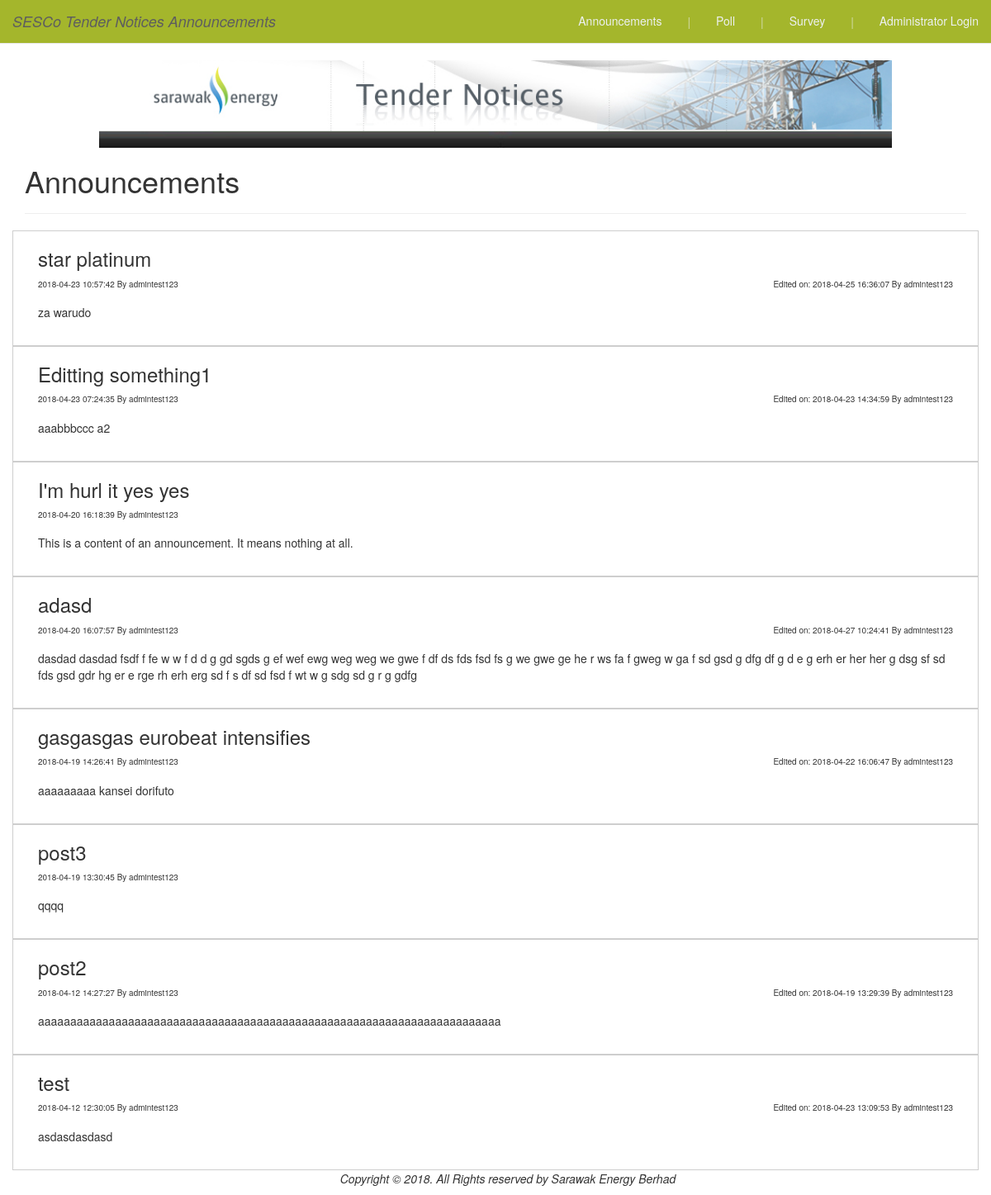
The page / on the database its author committed.
### tables this page shows
CREATE TABLE `announcement` (
  `announcementID` int(7) NOT NULL,
  `announcementTitle` varchar(50) NOT NULL,
  `announcementContent` text NOT NULL,
  `publishedDate` datetime NOT NULL,
  `editedDate` datetime DEFAULT NULL,
  `editedBy` varchar(15) DEFAULT NULL,
  `postedBy` text NOT NULL,
  `postDeleted` tinyint(1) NOT NULL DEFAULT '0'
);

### dbcontroller.php (called while the page is built, shortened)
<?php
class DBController {
	private $host = "localhost";
	private $user = "root";
	private $password = "";
	private $database = "sarawaktenderapplication_db";
	private $conn;
	function __construct() {
		$this->conn = $this->connectDB();
	}
	function connectDB() {
        try{
            $opt = array(PDO::ATTR_ERRMODE            => PDO::ERRMODE_EXCEPTION);
            $conn = new PDO("mysql:host=". $this->host . ";dbname=" . $this->database . ";charset=utf8mb4", $this->user, $this->password, $opt);
            return $conn;
        }catch(PDOException $e){
        }
	}
    function getConn() {
        return $this->conn;
    }
}
?>

### process_announcementPage.php (called while the page is built, shortened)
<?php
	require_once("dbcontroller.php");
	$db_handle = new DBController();
    $query = $db_handle->getConn()->prepare("SELECT announcementID, announcementTitle, announcementContent, publishedDate, editedDate, editedBy, postedBy FROM announcement WHERE postDeleted = false ORDER BY publishedDate DESC");
    $query->execute();
    $results = $query->fetchAll();
?>

### index.php (the view, shortened to what this page needs)
<!DOCTYPE html>
<html>
    <head>
        <link href="css/bootstrap.min.css" rel="stylesheet" />
        <link href="css/stylesheet.css" rel="stylesheet" />
        <link href="//maxcdn.bootstrapcdn.com/font-awesome/4.2.0/css/font-awesome.min.css" rel="stylesheet">
        <link rel="stylesheet" href="http://fortawesome.github.io/Font-Awesome/assets/font-awesome/css/font-awesome.css">
    </head>
    <body>
        <?php
        include("header.php");
        include("process_announcementPage.php");
        ?>
        <div class="container">
            <div class="row">
                <div class="col-xs-12">
                <h1>Announcements</h1>
                    <hr/>
                </div>
            </div>
            <?php
            $index = 0;
            if(count($results) > 0){
                foreach($results as $announcement){
                    if($index == 0){
                        echo '<div class="row">';
                    }
                    $index += 1;
                    if(!empty($announcement["editedBy"])){
                        $edited = 'Edited on: ' . $announcement["editedDate"] . ' By ' . $announcement["editedBy"];
                    } else{
                        $edited = "";
                    }
                    echo
                        '<div class="col-md-12">
                        <div class="row" style="border:1px solid #cecece;">
                            <div class="col-xs-12">
                                <div class="col-md-12"><h3>' . $announcement["announcementTitle"] . '</h3>
                                </div>
                                <div class="col-md-3" style="padding-bottom:7px;">
                                <p style="font-size:10px">' . $announcement["publishedDate"] . ' By ' . $announcement["postedBy"] . '</p>
                                </div>
                                <div class="col-md-9 text-right" style="padding-bottom:7px;">
                                <p style="font-size:10px;">' . $edited . '</p>
                                </div>
                                <div class="col-md-12" style="padding-bottom:7px;">
                                <p>' . $announcement["announcementContent"] . '</p>
                                </div>
                                <div class="col-md-12 text-right" style="padding-bottom:10px;  padding-top:3px;">';
                    echo
                        '</div>
                            </div>
                        </div>
                    </div>';
                }
            }
            ?>
        </div>
        <?php
        include("footer.php");
        ?>
    </body>
</html>

### header.php (shortened to what this page needs)
<?php
    echo
        '<nav class="navbar navbar-default navbar-static-top" role="navigation">
            <div class="container-fluid">
                <div class="navbar-header">
                    <button type="button" class="navbar-toggle" data-toggle="collapse" data-target="#navbar-to-collapse">
                        <span class="sr-only">Toggle navigation</span>
                        <span class="icon-bar"></span>
                        <span class="icon-bar"></span>
                        <span class="icon-bar"></span>
                    </button>
                    <a class="navbar-brand" href="index.php"><em>SESCo Tender Notices Announcements</em></a>
                </div>
                <div class="collapse navbar-collapse" id="navbar-to-collapse">
                    <ul class="nav navbar-nav navbar-right">';
                    if (isset($_SESSION["user_login"])) {
                        echo '<li><a href="manage_profile.php">Welcome, <em>'. $_SESSION["user_login"] .'</em></a></li>
                        <li><a href="#" class="btn disabled hidden-xs">|</a></li>';
                        echo '<li class="dropdown"><a class="dropdown-toggle" data-toggle="dropdown" href="index.php">Announcement <span class="caret"></span></a>
                            <ul class="dropdown-menu">
                                <li><a href="index.php">View Announcements</a></li>
                                <li><a href="postAnnouncement.php">Post Announcement</a></li>
                            </ul>
                        </li>
                        <li><a href="#" class="btn disabled hidden-xs">|</a></li>';
                        echo '<li class="dropdown"><a class="dropdown-toggle" data-toggle="dropdown" href="index.php">Poll <span class="caret"></span></a>
                            <ul class="dropdown-menu">
                                <li><a href="poll.php">View Polls</a></li>
                                <li><a href="createPoll.php">Create Poll</a></li>
                            </ul>
                        </li>
                        <li><a href="#" class="btn disabled hidden-xs">|</a></li>';
                        echo '<li class="dropdown"><a class="dropdown-toggle" data-toggle="dropdown" href="viewSurvey.php">Survey <span class="caret"></span></a>
                            <ul class="dropdown-menu">
                                <li><a href="viewSurvey.php">View Surveys</a></li>
                                <li><a href="postSurvey.php">Create Survey</a></li>
                            </ul>
                        </li>
                        <li><a href="#" class="btn disabled hidden-xs">|</a></li>';
                    } else {
                        echo '<li><a href="index.php">Announcements</a></li>
                        <li><a href="#" class="btn disabled hidden-xs">|</a></li>';
                        echo '<li><a href="poll.php">Poll</a></li>
                        <li><a href="#" class="btn disabled hidden-xs">|</a></li>';
                        echo '<li><a href="postSurvey.php">Survey</a></li>
                        <li><a href="#" class="btn disabled hidden-xs">|</a></li>';
                    }
                if (!isset($_SESSION["user_login"])){
                    echo '<li><a href="login.php">Administrator Login</a></li>';
                } else {
                    if (isset($_SESSION["user_role"]) && $_SESSION["user_role"] == "admin") {
                        echo '<li><a href="manage_users.php">Manage Users</a></li>
                            <li><a href="#" class="btn disabled hidden-xs">|</a></li>';
                    }
                    echo '<li><a href="logout.php">Logout</a></li>';
                }
                    echo '</ul>
                </div>
            </div>
        </nav>
        <div>
            <img class="sescobanner" src="images/banner.jpg"/>
        </div>';

### footer.php
<?php
    echo '<footer class="footer navbar-static-bottom">
      <div class="container">
          <p class="text-center copyright"><em>Copyright &copy; 2018. All Rights reserved by Sarawak Energy Berhad</em></p>
      </div>
    </footer>';
?>

### css/stylesheet.css (style rules this page uses)
.navbar-default { background-color: #a4b62c; }
.navbar-default .navbar-brand { color: #ecf0f1; }
.navbar-default .navbar-nav > li > a { color: #ecf0f1; }
.navbar-default .navbar-collapse { border-color: #ecf0f1; }
.sescobanner { display: block; margin-left: auto; margin-right: auto; width: 80%; }

### rows shown on the page
announcement: announcementTitle "star platinum", publishedDate "2018-04-23 10:57:42", postedBy "admintest123", edited "Edited on: 2018-04-25 16:36:07 By admintest123", announcementContent "za warudo"
announcement: announcementTitle "Editting something1", publishedDate "2018-04-23 07:24:35", postedBy "admintest123", edited "Edited on: 2018-04-23 14:34:59 By admintest123", announcementContent "aaabbbccc a2"
announcement: announcementTitle "I'm hurl it yes yes", publishedDate "2018-04-20 16:18:39", postedBy "admintest123", announcementContent "This is a content of an announcement. It means nothing at all."
announcement: announcementTitle "adasd", publishedDate "2018-04-20 16:07:57", postedBy "admintest123", edited "Edited on: 2018-04-27 10:24:41 By admintest123", announcementContent "dasdad dasdad fsdf f fe w w f d d g gd sgds g ef wef ewg weg weg we gwe f df ds fds fsd fs g we gwe ge he r ws fa f gweg w ga f sd gsd g dfg df g d e g erh er her her g dsg sf sd fds gsd gdr hg er e rge rh erh erg sd f s df sd fsd f wt w g sdg sd g r g gdfg"
announcement: announcementTitle "gasgasgas eurobeat intensifies", publishedDate "2018-04-19 14:26:41", postedBy "admintest123", edited "Edited on: 2018-04-22 16:06:47 By admintest123", announcementContent "aaaaaaaaa kansei dorifuto"
announcement: announcementTitle "post3", publishedDate "2018-04-19 13:30:45", postedBy "admintest123", announcementContent "qqqq"
announcement: announcementTitle "post2", publishedDate "2018-04-12 14:27:27", postedBy "admintest123", edited "Edited on: 2018-04-19 13:29:39 By admintest123", announcementContent "aaaaaaaaaaaaaaaaaaaaaaaaaaaaaaaaaaaaaaaaaaaaaaaaaaaaaaaaaaaaaaaaaaaaaaaa"
announcement: announcementTitle "test", publishedDate "2018-04-12 12:30:05", postedBy "admintest123", edited "Edited on: 2018-04-23 13:09:53 By admintest123", announcementContent "asdasdasdasd"
